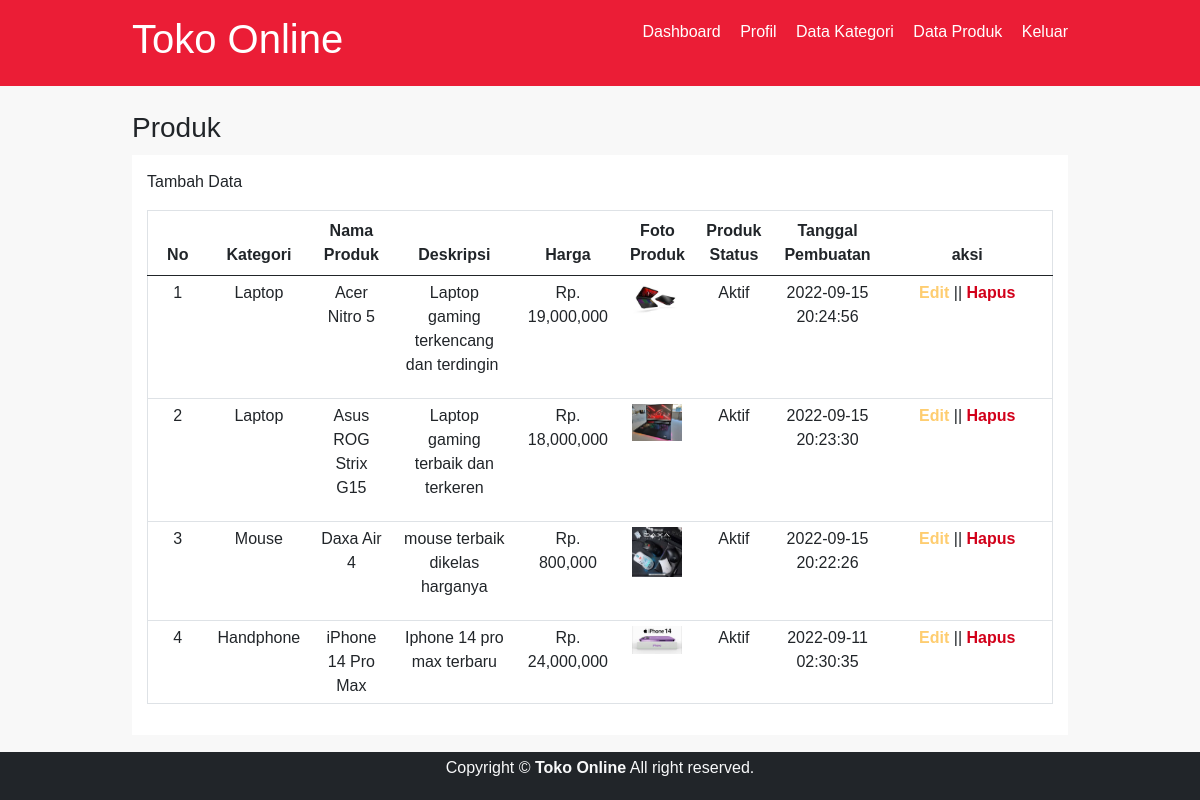
/data_produk.php (signed in), run on the app's committed database.
### tables this page shows
CREATE TABLE `produk` (
  `id_produk` int(11) NOT NULL,
  `nama_produk` varchar(100) NOT NULL,
  `deskripsi` text NOT NULL,
  `harga` int(11) NOT NULL,
  `foto_produk` varchar(255) NOT NULL,
  `id_category` int(11) NOT NULL,
  `produk_status` tinyint(1) NOT NULL,
  `tanggal_pembuatan` timestamp NOT NULL DEFAULT current_timestamp()
);

CREATE TABLE `category` (
  `id_category` int(11) NOT NULL,
  `category_name` varchar(50) NOT NULL
);

### data_produk.php (the view, shortened to what this page needs)
<?php
include "koneksi_db.php";
?>
<!DOCTYPE html>
<html lang="en">
<head>
  <link href="https://cdn.jsdelivr.net/npm/bootstrap@5.0.1/dist/css/bootstrap.min.css" rel="stylesheet">
  <link rel="stylesheet" type="text/css" href="css/style.css">
</head>
<body>
  <?php include "navbar.php"; ?>
  <div class="section">
    <div class="container">
      <h3>Produk</h3>
      <div class="box">
        <p><a href="tambah_produk.php">Tambah Data</a></p>
        <table border="1" cellspacing="0" class="table">
          <thead style="text-align: center;">
            <tr>
              <th style="width: 60px;">No</th>
              <th>Kategori</th>
              <th>Nama Produk</th>
              <th>Deskripsi</th>
              <th>Harga</th>
              <th>Foto Produk</th>
              <th>Produk Status</th>
              <th>Tanggal Pembuatan</th>
              <th style="width: 170px;">aksi</th>
            </tr>
          </thead>
          <tbody style="text-align: center;">
            <?php
              $no = 1 ;
              $produk = mysqli_query($conn,"SELECT * FROM produk LEFT JOIN category USING (id_category) ORDER BY id_produk DESC");
              if(mysqli_num_rows($produk) > 0){
              while($row = mysqli_fetch_array($produk)){
            ?>
            <tr>
              <td><?php echo $no++ ?></td>
              <td><?php echo $row['category_name'] ?></td>
              <td><?php echo $row['nama_produk'] ?></td>
              <td><?php echo $row['deskripsi'] ?></td>
              <td>Rp. <?php echo number_format($row['harga'])  ?></td>
              <td><a href="images/<?php echo $row['foto_produk'] ?>" target="_blank"> <img src="images/<?php echo $row['foto_produk'] ?>" style="width: 50px ;" > </a></td>
              <td><?php echo ($row['produk_status'] == 0)? 'Tidak Aktif':'Aktif'; ?></td>
              <td><?php echo $row['tanggal_pembuatan'] ?></td>
              <td>
                <a href="edit_produk.php?id= <?php echo $row['id_produk'] ?> "><b style="color: #FECD70 ;">Edit</b></a> || <a href="
                proses_hapus.php?idp= <?php echo $row['id_produk'] ?>" onclick="return confirm('yakin ingin hapus ?')"><b style="color: #D2001A;">Hapus</b></a>
              </td>
            </tr>
            <?php }}else{ ?>
                  <tr>
                    <td colspan="9">Tidak ada Data</td>
                  </tr>
            <?php } ?>
          </tbody>
        </table>
      </div>
    </div>
  </div>
    <?php include "footer.php"; ?>
</body>
</html>

### css/style.css (style rules this page uses)
* { padding: 0; margin: 0; font-family: 'Poppins', sans-serif; }
html { scroll-behavior: smooth; }
body { background-color: #f8f8f8; }
a { color: inherit; text-decoration: 0; }
.container { width: 80%; margin: 0 auto; }
.container:after { content: ''; display: block; clear: both; }
.section { padding: 25px 0; }
.box { background-color: #fff; padding: 15px; box-sizing: border-box; margin: 10px 0 25px 0; }
.table { width: 100%; border-collapse: collapse; }
.table tr { height: 30px; }
.table tr td { padding: 5px 10px; }

### data on the page
produk: id_category.category_name "Laptop", nama_produk "Acer Nitro 5", deskripsi "Laptop gaming terkencang dan terdingin", harga "19,000,000", foto_produk (picture), produk_status "Aktif", tanggal_pembuatan "2022-09-15 20:24:56"
produk: id_category.category_name "Laptop", nama_produk "Asus ROG Strix G15", deskripsi "Laptop gaming terbaik dan terkeren", harga "18,000,000", foto_produk (picture), produk_status "Aktif", tanggal_pembuatan "2022-09-15 20:23:30"
produk: id_category.category_name "Mouse", nama_produk "Daxa Air 4", deskripsi "mouse terbaik dikelas harganya", harga "800,000", foto_produk (picture), produk_status "Aktif", tanggal_pembuatan "2022-09-15 20:22:26"
produk: id_category.category_name "Handphone", nama_produk "iPhone 14 Pro Max", deskripsi "Iphone 14 pro max terbaru", harga "24,000,000", foto_produk (picture), produk_status "Aktif", tanggal_pembuatan "2022-09-11 02:30:35"
